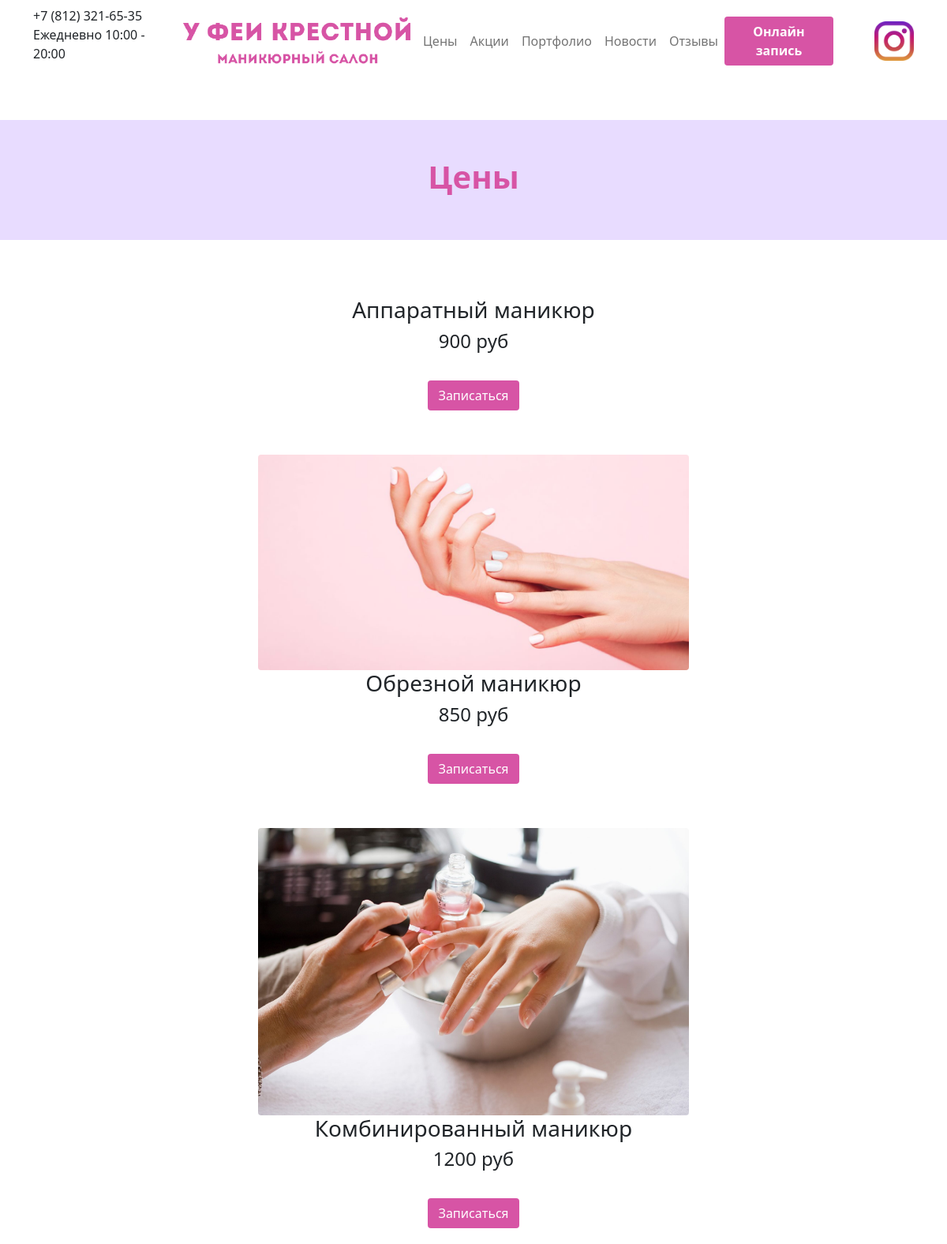
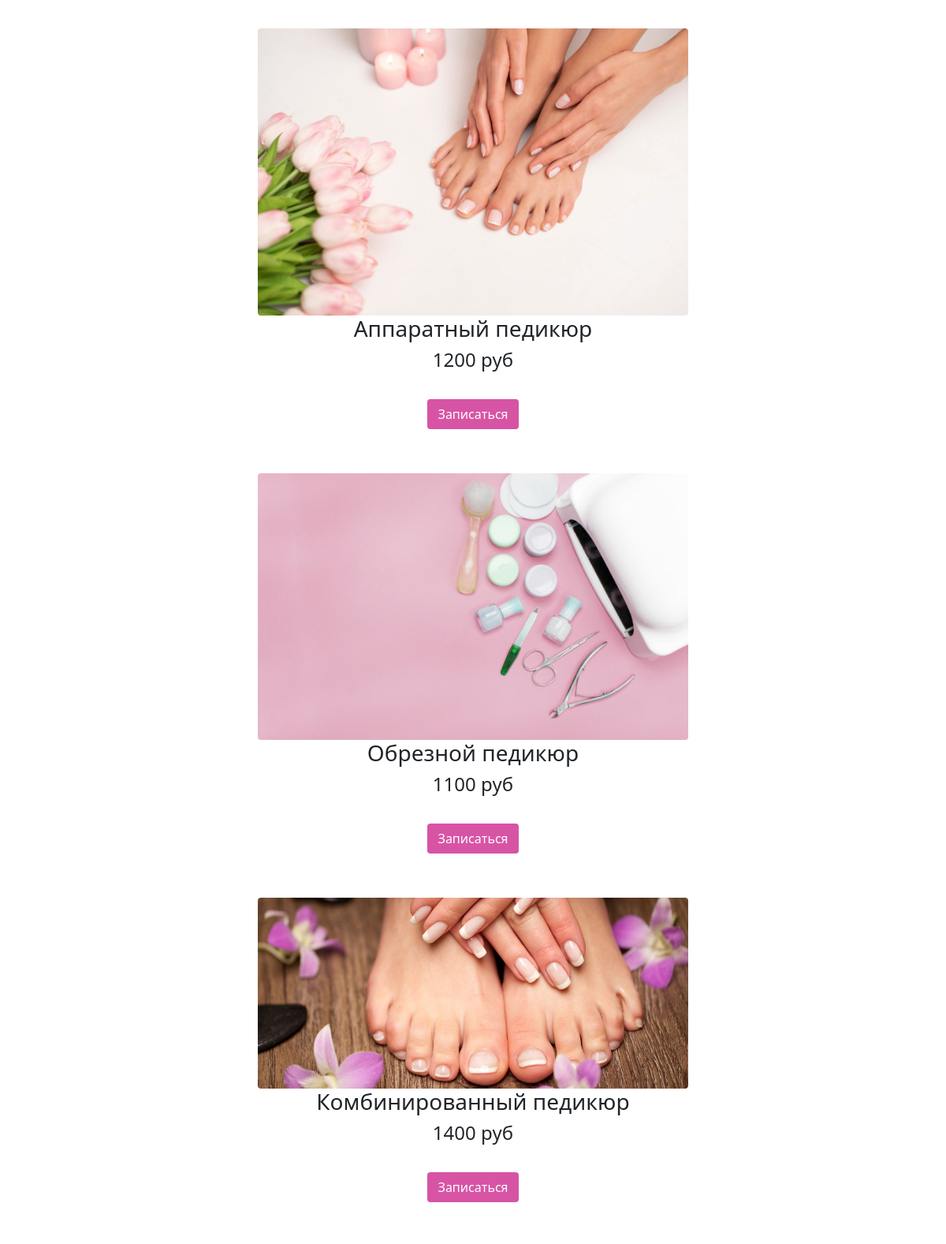
Page /main/price (upper part) on the committed database (2 pictures, top to bottom).
### main/models.py (models this page shows, shortened)
class PriceList(models.Model):
    name = models.CharField(max_length=50)
    price = models.CharField(max_length=50)
    picture = models.ImageField(upload_to='static/main')

### main/views.py (the view)
# urls.py: path('price', Price.as_view(), name = 'price'),
class Price(View):
    def get(self, request):
        prod = PriceList.objects.all()
        return render(request, 'main/price.html', {"prod": prod})

### main/templates/main/price.html (shortened to what this page needs)
{% extends "main/layout.html" %}
{% block content  %}
<head>
</head>
<body>
{% load static %}
<main>
  <section class="py-5 text-center">
    <div class="row py-lg-5" style="background-color: #e8dcff;">
      <div class="col-lg-6 col-md-8 mx-auto">
        <h1 class="fw-bold text-color">Цены</h1>
      </div>
    </div>
  </section>
{% for i in prod %}
<div class="container">
    <div class="row text-center justify-content-center">
      <div class="col-md-6 align-self-center">
          <img class="img-fluid rounded mb-3 mb-md-0" src='{{ i.picture.url }}' alt="" height="300">
      </div>
    </div>
    <div class="row justify-content-center">
        <div class="col text-center">
            <h3>{{ i.name }}</h3>
            <h4>{{ i.price }}</h4>
            <h6>&nbsp;</h1>
            <a href="/main/order" class="btn btn-pink">Записаться</a>
      </div>
    </div>
    <h1>&nbsp;</h1>
</div>
{% endfor %}
</main>
</body>
{% endblock %}

### main/templates/main/layout.html (style rules this page uses)
.btn-pink { background-color:#d754a5; color:white; }

### main/templates/main/price.html (style rules this page uses)
.btn-pink { background-color:#d754a5; color:white; }
.text-color { color: #d754a5; }

### rows in the picture
PriceList: name "Аппаратный маникюр", price "900 руб"
PriceList: picture (picture), name "Обрезной маникюр", price "850 руб"
PriceList: picture (picture), name "Комбинированный маникюр", price "1200 руб"
PriceList: picture (picture), name "Аппаратный педикюр", price "1200 руб"
PriceList: picture (picture), name "Обрезной педикюр", price "1100 руб"
PriceList: picture (picture), name "Комбинированный педикюр", price "1400 руб"
